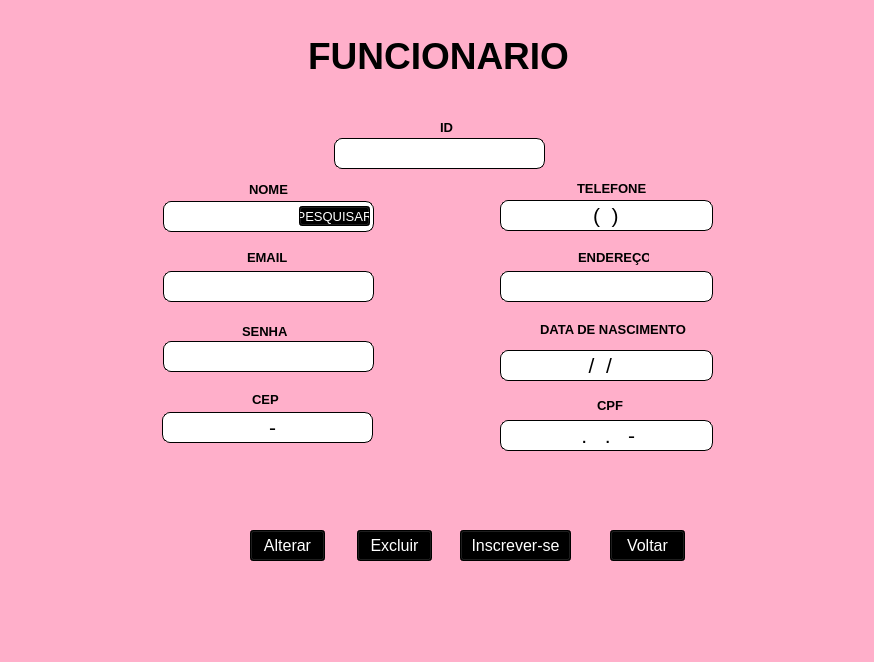
<?xml version="1.0" encoding="UTF-8"?>
<ui version="4.0">
 <class>Form</class>
 <widget class="QWidget" name="Form">
  <property name="geometry">
   <rect>
    <x>0</x>
    <y>0</y>
    <width>874</width>
    <height>662</height>
   </rect>
  </property>
  <property name="maximumSize">
   <size>
    <width>874</width>
    <height>662</height>
   </size>
  </property>
  <property name="font">
   <font>
    <pointsize>20</pointsize>
    <italic>false</italic>
   </font>
  </property>
  <property name="cursor">
   <cursorShape>PointingHandCursor</cursorShape>
  </property>
  <property name="windowTitle">
   <string>CADASTRO</string>
  </property>
  <property name="windowIcon">
   <iconset>
    <normaloff>../new tela/diamond-removebg-preview.png</normaloff>../new tela/diamond-removebg-preview.png</iconset>
  </property>
  <property name="styleSheet">
   <string notr="true">background-color: rgb(255, 175, 202);</string>
  </property>
  <widget class="QPushButton" name="inscrevase">
   <property name="geometry">
    <rect>
     <x>460</x>
     <y>530</y>
     <width>111</width>
     <height>31</height>
    </rect>
   </property>
   <property name="font">
    <font>
     <family>Nirmala UI</family>
     <pointsize>12</pointsize>
    </font>
   </property>
   <property name="whatsThis">
    <string>&lt;html&gt;&lt;head/&gt;&lt;body&gt;&lt;p&gt;BUTAO&lt;/p&gt;&lt;/body&gt;&lt;/html&gt;</string>
   </property>
   <property name="styleSheet">
    <string notr="true">background-color: rgb(0, 0, 0);
color: rgb(255, 255, 255);</string>
   </property>
   <property name="text">
    <string>Inscrever-se</string>
   </property>
  </widget>
  <widget class="QLabel" name="label_3">
   <property name="geometry">
    <rect>
     <x>78</x>
     <y>10</y>
     <width>721</width>
     <height>91</height>
    </rect>
   </property>
   <property name="font">
    <font>
     <pointsize>28</pointsize>
     <weight>75</weight>
     <bold>true</bold>
    </font>
   </property>
   <property name="text">
    <string>FUNCIONARIO</string>
   </property>
   <property name="alignment">
    <set>Qt::AlignCenter</set>
   </property>
  </widget>
  <widget class="QLineEdit" name="nome">
   <property name="geometry">
    <rect>
     <x>163</x>
     <y>201</y>
     <width>211</width>
     <height>31</height>
    </rect>
   </property>
   <property name="font">
    <font>
     <family>Nirmala UI</family>
    </font>
   </property>
   <property name="styleSheet">
    <string notr="true">QLineEdit {
background-color: #fff;
border: 1px solid #000000;
border-radius: 8px;
}

QLineEdit:focus {
border: 2px solid #000000;

}</string>
   </property>
   <property name="alignment">
    <set>Qt::AlignCenter</set>
   </property>
  </widget>
  <widget class="QLineEdit" name="telefone">
   <property name="geometry">
    <rect>
     <x>500</x>
     <y>200</y>
     <width>213</width>
     <height>31</height>
    </rect>
   </property>
   <property name="font">
    <font>
     <family>Nirmala UI</family>
     <pointsize>16</pointsize>
    </font>
   </property>
   <property name="styleSheet">
    <string notr="true">QLineEdit {
background-color: #fff;
border: 1px solid #000000;
border-radius: 8px;
}

QLineEdit:focus {
border: 2px solid #000000;

}</string>
   </property>
   <property name="inputMask">
    <string>(99)</string>
   </property>
   <property name="text">
    <string>()</string>
   </property>
   <property name="frame">
    <bool>true</bool>
   </property>
   <property name="alignment">
    <set>Qt::AlignCenter</set>
   </property>
  </widget>
  <widget class="QLineEdit" name="endereco">
   <property name="geometry">
    <rect>
     <x>500</x>
     <y>271</y>
     <width>213</width>
     <height>31</height>
    </rect>
   </property>
   <property name="font">
    <font>
     <family>Nirmala UI</family>
    </font>
   </property>
   <property name="styleSheet">
    <string notr="true">QLineEdit {
background-color: #fff;
border: 1px solid #000000;
border-radius: 8px;
}

QLineEdit:focus {
border: 2px solid #000000;

}</string>
   </property>
   <property name="alignment">
    <set>Qt::AlignCenter</set>
   </property>
  </widget>
  <widget class="QLineEdit" name="email">
   <property name="geometry">
    <rect>
     <x>163</x>
     <y>271</y>
     <width>211</width>
     <height>31</height>
    </rect>
   </property>
   <property name="font">
    <font>
     <family>Nirmala UI</family>
    </font>
   </property>
   <property name="styleSheet">
    <string notr="true">QLineEdit {
background-color: #fff;
border: 1px solid #000000;
border-radius: 8px;
}

QLineEdit:focus {
border: 2px solid #000000;

}</string>
   </property>
   <property name="alignment">
    <set>Qt::AlignCenter</set>
   </property>
  </widget>
  <widget class="QLineEdit" name="senha">
   <property name="geometry">
    <rect>
     <x>163</x>
     <y>341</y>
     <width>211</width>
     <height>31</height>
    </rect>
   </property>
   <property name="font">
    <font>
     <family>Nirmala UI</family>
    </font>
   </property>
   <property name="styleSheet">
    <string notr="true">QLineEdit {
background-color: #fff;
border: 1px solid #000000;
border-radius: 8px;
}

QLineEdit:focus {
border: 2px solid #000000;

}</string>
   </property>
   <property name="alignment">
    <set>Qt::AlignCenter</set>
   </property>
  </widget>
  <widget class="QLineEdit" name="nasc">
   <property name="geometry">
    <rect>
     <x>500</x>
     <y>350</y>
     <width>213</width>
     <height>31</height>
    </rect>
   </property>
   <property name="font">
    <font>
     <family>Nirmala UI</family>
     <pointsize>16</pointsize>
    </font>
   </property>
   <property name="styleSheet">
    <string notr="true">QLineEdit {
background-color: #fff;
border: 1px solid #000000;
border-radius: 8px;
}

QLineEdit:focus {
border: 2px solid #000000;

}</string>
   </property>
   <property name="inputMask">
    <string notr="true">99/99/9999</string>
   </property>
   <property name="alignment">
    <set>Qt::AlignCenter</set>
   </property>
  </widget>
  <widget class="QLineEdit" name="cpf">
   <property name="geometry">
    <rect>
     <x>500</x>
     <y>420</y>
     <width>213</width>
     <height>31</height>
    </rect>
   </property>
   <property name="font">
    <font>
     <family>Nirmala UI</family>
     <pointsize>16</pointsize>
    </font>
   </property>
   <property name="styleSheet">
    <string notr="true">QLineEdit {
background-color: #fff;
border: 1px solid #000000;
border-radius: 8px;
}

QLineEdit:focus {
border: 2px solid #000000;

}</string>
   </property>
   <property name="inputMask">
    <string>999.999.999-99</string>
   </property>
   <property name="alignment">
    <set>Qt::AlignCenter</set>
   </property>
  </widget>
  <widget class="QLineEdit" name="cep">
   <property name="geometry">
    <rect>
     <x>162</x>
     <y>412</y>
     <width>211</width>
     <height>31</height>
    </rect>
   </property>
   <property name="font">
    <font>
     <family>Nirmala UI</family>
     <pointsize>16</pointsize>
    </font>
   </property>
   <property name="styleSheet">
    <string notr="true">QLineEdit {
background-color: #fff;
border: 1px solid #000000;
border-radius: 8px;
}

QLineEdit:focus {
border: 2px solid #000000;

}</string>
   </property>
   <property name="inputMask">
    <string>99999-999</string>
   </property>
   <property name="alignment">
    <set>Qt::AlignCenter</set>
   </property>
  </widget>
  <widget class="QLabel" name="label_4">
   <property name="geometry">
    <rect>
     <x>249</x>
     <y>183</y>
     <width>47</width>
     <height>13</height>
    </rect>
   </property>
   <property name="font">
    <font>
     <family>Nirmala UI</family>
     <pointsize>10</pointsize>
     <weight>75</weight>
     <bold>true</bold>
    </font>
   </property>
   <property name="text">
    <string>NOME</string>
   </property>
  </widget>
  <widget class="QLabel" name="label_5">
   <property name="geometry">
    <rect>
     <x>247</x>
     <y>251</y>
     <width>47</width>
     <height>13</height>
    </rect>
   </property>
   <property name="font">
    <font>
     <family>Nirmala UI</family>
     <pointsize>10</pointsize>
     <weight>75</weight>
     <bold>true</bold>
    </font>
   </property>
   <property name="text">
    <string>EMAIL</string>
   </property>
  </widget>
  <widget class="QLabel" name="label_6">
   <property name="geometry">
    <rect>
     <x>242</x>
     <y>321</y>
     <width>51</width>
     <height>20</height>
    </rect>
   </property>
   <property name="font">
    <font>
     <family>Nirmala UI</family>
     <pointsize>10</pointsize>
     <weight>75</weight>
     <bold>true</bold>
    </font>
   </property>
   <property name="text">
    <string>SENHA</string>
   </property>
  </widget>
  <widget class="QLabel" name="label_7">
   <property name="geometry">
    <rect>
     <x>597</x>
     <y>399</y>
     <width>47</width>
     <height>13</height>
    </rect>
   </property>
   <property name="font">
    <font>
     <family>Nirmala UI</family>
     <pointsize>10</pointsize>
     <weight>75</weight>
     <bold>true</bold>
    </font>
   </property>
   <property name="text">
    <string>CPF</string>
   </property>
  </widget>
  <widget class="QLabel" name="label_8">
   <property name="geometry">
    <rect>
     <x>252</x>
     <y>393</y>
     <width>47</width>
     <height>13</height>
    </rect>
   </property>
   <property name="font">
    <font>
     <family>Nirmala UI</family>
     <pointsize>10</pointsize>
     <weight>75</weight>
     <bold>true</bold>
    </font>
   </property>
   <property name="text">
    <string>CEP</string>
   </property>
  </widget>
  <widget class="QLabel" name="label_9">
   <property name="geometry">
    <rect>
     <x>540</x>
     <y>321</y>
     <width>171</width>
     <height>16</height>
    </rect>
   </property>
   <property name="font">
    <font>
     <family>Nirmala UI</family>
     <pointsize>10</pointsize>
     <weight>75</weight>
     <bold>true</bold>
    </font>
   </property>
   <property name="text">
    <string>DATA DE NASCIMENTO</string>
   </property>
  </widget>
  <widget class="QLabel" name="label_10">
   <property name="geometry">
    <rect>
     <x>578</x>
     <y>247</y>
     <width>71</width>
     <height>20</height>
    </rect>
   </property>
   <property name="font">
    <font>
     <family>Nirmala UI</family>
     <pointsize>10</pointsize>
     <weight>75</weight>
     <bold>true</bold>
    </font>
   </property>
   <property name="text">
    <string>ENDEREÇO</string>
   </property>
  </widget>
  <widget class="QLabel" name="label_11">
   <property name="geometry">
    <rect>
     <x>577</x>
     <y>178</y>
     <width>81</width>
     <height>20</height>
    </rect>
   </property>
   <property name="font">
    <font>
     <family>Nirmala UI</family>
     <pointsize>10</pointsize>
     <weight>75</weight>
     <bold>true</bold>
    </font>
   </property>
   <property name="text">
    <string>TELEFONE</string>
   </property>
  </widget>
  <widget class="QLabel" name="label_2">
   <property name="geometry">
    <rect>
     <x>40</x>
     <y>488</y>
     <width>141</width>
     <height>141</height>
    </rect>
   </property>
   <property name="text">
    <string/>
   </property>
   <property name="pixmap">
    <pixmap>iMAGENs/2-removebg-preview.png</pixmap>
   </property>
   <property name="scaledContents">
    <bool>true</bool>
   </property>
  </widget>
  <widget class="QLabel" name="label_13">
   <property name="geometry">
    <rect>
     <x>20</x>
     <y>500</y>
     <width>161</width>
     <height>131</height>
    </rect>
   </property>
   <property name="text">
    <string/>
   </property>
   <property name="pixmap">
    <pixmap>../new tela/diamond-removebg-preview.png</pixmap>
   </property>
   <property name="scaledContents">
    <bool>true</bool>
   </property>
  </widget>
  <widget class="QPushButton" name="voltar">
   <property name="geometry">
    <rect>
     <x>610</x>
     <y>530</y>
     <width>75</width>
     <height>31</height>
    </rect>
   </property>
   <property name="font">
    <font>
     <family>Nirmala UI</family>
     <pointsize>12</pointsize>
    </font>
   </property>
   <property name="whatsThis">
    <string>&lt;html&gt;&lt;head/&gt;&lt;body&gt;&lt;p&gt;BUTAO&lt;/p&gt;&lt;/body&gt;&lt;/html&gt;</string>
   </property>
   <property name="styleSheet">
    <string notr="true">background-color: rgb(0, 0, 0);
color: rgb(255, 255, 255);</string>
   </property>
   <property name="text">
    <string>Voltar</string>
   </property>
  </widget>
  <widget class="QPushButton" name="pesquisa">
   <property name="geometry">
    <rect>
     <x>299</x>
     <y>206</y>
     <width>71</width>
     <height>20</height>
    </rect>
   </property>
   <property name="font">
    <font>
     <family>Nirmala UI</family>
     <pointsize>10</pointsize>
     <italic>false</italic>
    </font>
   </property>
   <property name="styleSheet">
    <string notr="true">background-color: rgb(0, 0, 0);
color: rgb(255, 255, 255);</string>
   </property>
   <property name="text">
    <string>PESQUISAR</string>
   </property>
  </widget>
  <widget class="QLineEdit" name="id">
   <property name="geometry">
    <rect>
     <x>334</x>
     <y>138</y>
     <width>211</width>
     <height>31</height>
    </rect>
   </property>
   <property name="font">
    <font>
     <family>Nirmala UI</family>
    </font>
   </property>
   <property name="styleSheet">
    <string notr="true">QLineEdit {
background-color: #fff;
border: 1px solid #000000;
border-radius: 8px;
}

QLineEdit:focus {
border: 2px solid #000000;

}</string>
   </property>
   <property name="alignment">
    <set>Qt::AlignCenter</set>
   </property>
  </widget>
  <widget class="QLabel" name="label_12">
   <property name="geometry">
    <rect>
     <x>440</x>
     <y>121</y>
     <width>47</width>
     <height>13</height>
    </rect>
   </property>
   <property name="font">
    <font>
     <family>Nirmala UI</family>
     <pointsize>10</pointsize>
     <weight>75</weight>
     <bold>true</bold>
    </font>
   </property>
   <property name="text">
    <string>ID</string>
   </property>
  </widget>
  <widget class="QPushButton" name="excluir">
   <property name="geometry">
    <rect>
     <x>357</x>
     <y>530</y>
     <width>75</width>
     <height>31</height>
    </rect>
   </property>
   <property name="font">
    <font>
     <family>Nirmala UI</family>
     <pointsize>12</pointsize>
    </font>
   </property>
   <property name="whatsThis">
    <string>&lt;html&gt;&lt;head/&gt;&lt;body&gt;&lt;p&gt;BUTAO&lt;/p&gt;&lt;/body&gt;&lt;/html&gt;</string>
   </property>
   <property name="styleSheet">
    <string notr="true">background-color: rgb(0, 0, 0);
color: rgb(255, 255, 255);</string>
   </property>
   <property name="text">
    <string>Excluir</string>
   </property>
  </widget>
  <widget class="QPushButton" name="alterar">
   <property name="geometry">
    <rect>
     <x>250</x>
     <y>530</y>
     <width>75</width>
     <height>31</height>
    </rect>
   </property>
   <property name="font">
    <font>
     <family>Nirmala UI</family>
     <pointsize>12</pointsize>
    </font>
   </property>
   <property name="whatsThis">
    <string>&lt;html&gt;&lt;head/&gt;&lt;body&gt;&lt;p&gt;BUTAO&lt;/p&gt;&lt;/body&gt;&lt;/html&gt;</string>
   </property>
   <property name="styleSheet">
    <string notr="true">background-color: rgb(0, 0, 0);
color: rgb(255, 255, 255);</string>
   </property>
   <property name="text">
    <string>Alterar</string>
   </property>
  </widget>
  <zorder>id</zorder>
  <zorder>inscrevase</zorder>
  <zorder>label_3</zorder>
  <zorder>nome</zorder>
  <zorder>telefone</zorder>
  <zorder>endereco</zorder>
  <zorder>email</zorder>
  <zorder>senha</zorder>
  <zorder>nasc</zorder>
  <zorder>cpf</zorder>
  <zorder>cep</zorder>
  <zorder>label_4</zorder>
  <zorder>label_5</zorder>
  <zorder>label_6</zorder>
  <zorder>label_7</zorder>
  <zorder>label_8</zorder>
  <zorder>label_9</zorder>
  <zorder>label_10</zorder>
  <zorder>label_11</zorder>
  <zorder>label_2</zorder>
  <zorder>label_13</zorder>
  <zorder>voltar</zorder>
  <zorder>pesquisa</zorder>
  <zorder>label_12</zorder>
  <zorder>excluir</zorder>
  <zorder>alterar</zorder>
 </widget>
 <resources/>
 <connections>
  <connection>
   <sender>inscrevase</sender>
   <signal>clicked()</signal>
   <receiver>Form</receiver>
   <slot>hide()</slot>
   <hints>
    <hint type="sourcelabel">
     <x>439</x>
     <y>503</y>
    </hint>
    <hint type="destinationlabel">
     <x>428</x>
     <y>322</y>
    </hint>
   </hints>
  </connection>
 </connections>
</ui>
